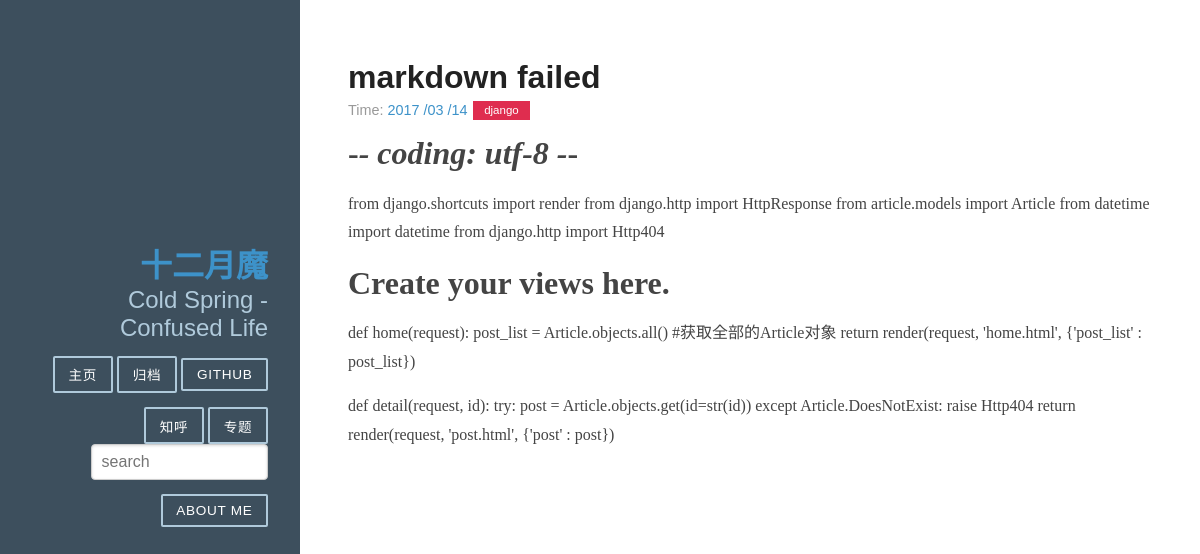
Page /9/ on the committed database.
### article/models.py (models this page shows, shortened)
class Article(models.Model):
    title=models.CharField(max_length=100)#博客题目
    category=models.CharField(max_length=50,blank=True)#博客标签
    date_time=models.DateTimeField(auto_now_add=True)#博客日期
    content=models.TextField(blank=True,null=True)#博客文章正文
    class Meta:
        ordering=['-date_time']

### article/views.py (the view)
# urls.py: url(r'^(?P<id>\d+)/$',article.views.detail,name='detail'),
def detail(request, id):
    try:
        post = Article.objects.get(id=str(id))
    except Article.DoesNotExist:
        raise Http404
    return render(request, 'post.html', {'post' : post})

### article/templatetags/custom_markdown.py (called while the page is built)
@register.filter(is_safe=True)  #注册template filter
@stringfilter  #希望字符串作为参数
def custom_markdown(value):
    return mark_safe(markdown.markdown(value,
        extensions = ['markdown.extensions.fenced_code', 'markdown.extensions.codehilite'],
                                       safe_mode=True,
                                       enable_attributes=False))

### templates/post.html (shortened to what this page needs)
{% extends "base.html" %}
{% load custom_markdown %}
{% block content %}
<div class="posts">
        <section class="post">
            <header class="post-header">
                <h2 class="post-title">{{ post.title }}</h2>
                    <p class="post-meta">
                        Time:  <a class="post-author" href="#">{{ post.date_time|date:"Y /m /d"}}</a> <a class="post-category post-category-js" href="{% url "search_tag" tag=post.category %}">{{ post.category }}</a>
                    </p>
            </header>
                <div class="post-description">
                    <p>
                        {{ post.content|custom_markdown }}
                    </p>
                </div>
        </section>
</div>
{% endblock %}

### static/pure/pure-min.css (style rules this page uses)
html { font-family:sans-serif;-ms-text-size-adjust:100%;-webkit-text-size-adjust:100% }
body { margin:0 }
article,aside,details,figcaption,figure,footer,header,hgroup,main,menu,nav,section,summary { display:block }
a { background-color:transparent }
h1 { font-size:2em;margin:.67em 0 }

### static/blog.css (style rules this page uses)
* { -webkit-box-sizing: border-box; -moz-box-sizing: border-box; box-sizing: border-box; }
a { text-decoration: none; color: rgb(61, 146, 201); }
.post { padding-bottom: 2em; }
.post-title { font-size: 2em; color: #222; margin-bottom: 0.2em; }
.post-description { font-family: Georgia, "Cambria", serif; color: #444; line-height: 1.8em; }
.post-meta { color: #999; font-size: 90%; margin: 0; }
.post-category { margin: 0 0.1em; padding: 0.3em 1em; color: #fff; background: #999; font-size: 80%; }
.post-category-js { background: #df2d4f; }

### rows in the picture
Article: title "markdown failed", date_time "2017 /03 /14", category "django", content|custom_markdown "- - coding: utf-8 - - from django.shortcuts import render from django.http import HttpResponse from article.models import Article from datetime import datetime from django.http import Http404 Create your views here. def home(request): post_list = Article.objects.all() #获取全部的Article对象 return render(request, 'home.html', {'post_list' : post_list}) def detail(request, id): try: post = Article.objects.get(id=str(id)) except Article.DoesNotExist: raise Http404 return render(request, 'post.html', {'post' : post})"
